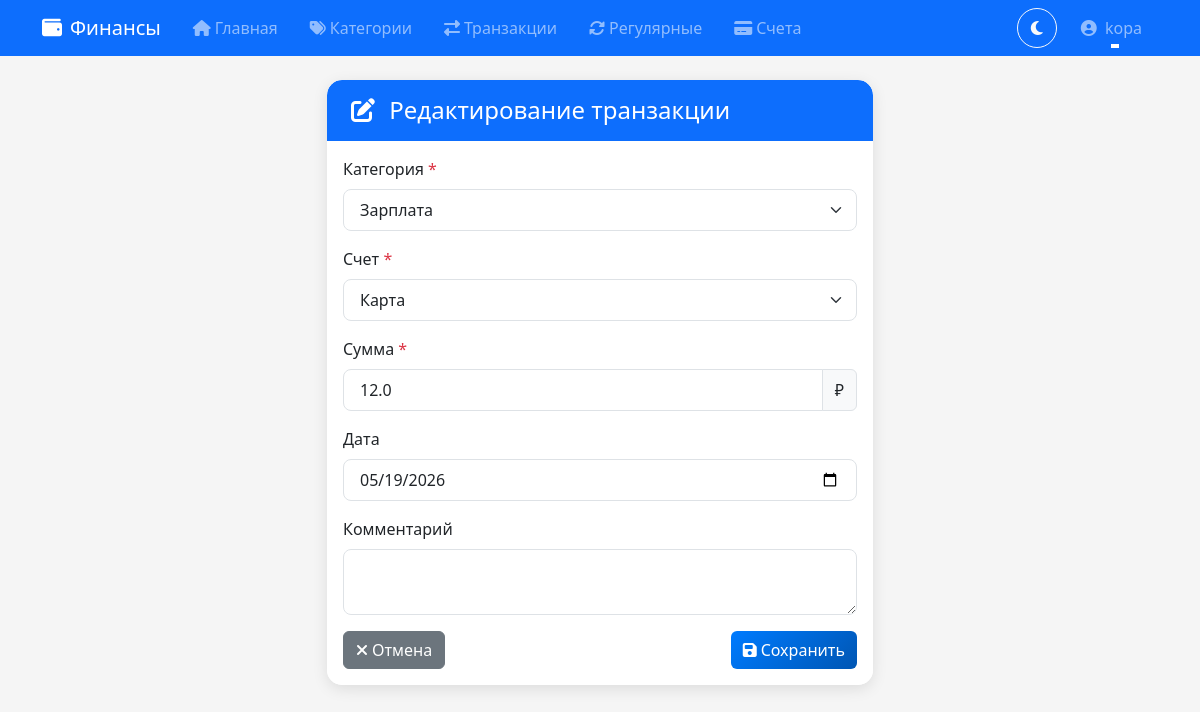
Page /transactions/1/edit (signed in) on the committed database.
### models.py (models this page shows, shortened)
class User(db.Model):
    __tablename__ = 'users'
    id = db.Column(db.Integer, primary_key=True)
    username = db.Column(db.String(80), unique=True, nullable=False)
    password_hash = db.Column(db.String(200), nullable=False)
    created_at = db.Column(db.DateTime, default=datetime.now)
    categories = db.relationship('Category', backref='user', lazy=True, cascade='all, delete-orphan')
    transactions = db.relationship('Transaction', backref='user', lazy=True)
    regular_transactions = db.relationship('RegularTransaction', backref='user', lazy=True)
    accounts = db.relationship('Account', backref='user', lazy=True, cascade='all, delete-orphan')

class Transaction(db.Model):
    __tablename__ = 'transactions'
    id = db.Column(db.Integer, primary_key=True)
    amount = db.Column(db.Float, nullable=False)
    date = db.Column(db.DateTime, nullable=False, default=datetime.now)
    comment = db.Column(db.String(200), nullable=True)
    type = db.Column(db.String(10), nullable=False)
    created_at = db.Column(db.DateTime, default=datetime.now)
    user_id = db.Column(db.Integer, db.ForeignKey('users.id'), nullable=False)
    category_id = db.Column(db.Integer, db.ForeignKey('categories.id'), nullable=False)
    account_id = db.Column(db.Integer, db.ForeignKey('accounts.id'), nullable=False)
    regular_transaction_id = db.Column(db.Integer, db.ForeignKey('regular_transactions.id'), nullable=True)
    is_regular = db.Column(db.Boolean, default=False)

class Category(db.Model):
    __tablename__ = 'categories'
    id = db.Column(db.Integer, primary_key=True)
    name = db.Column(db.String(100), nullable=False)
    type = db.Column(db.String(10), nullable=False)
    color = db.Column(db.String(7), default='#808080')
    order = db.Column(db.Integer, default=0)
    monthly_limit = db.Column(db.Float, nullable=True)
    created_at = db.Column(db.DateTime, default=datetime.now)
    user_id = db.Column(db.Integer, db.ForeignKey('users.id'), nullable=False)
    transactions = db.relationship('Transaction', backref='category', lazy=True, cascade='all, delete-orphan')
    regular_transactions = db.relationship('RegularTransaction', backref='category', lazy=True)

### app.py (the view, shortened to what this page needs)
@app.route('/transactions/<int:id>/edit', methods=['GET', 'POST'])
@login_required
def transaction_edit(id):
    user_id = session['user_id']
    transaction = TransactionService.get_transaction_by_id(id, user_id)
    if not transaction:
        flash('Транзакция не найдена', 'danger')
        return redirect(url_for('transactions_list'))
    categories = Category.query.filter_by(user_id=user_id).order_by(Category.type, Category.name).all()
    from models import Account
    accounts = Account.query.filter_by(user_id=user_id, is_active=True).all()
    return render_template(
        'transactions/edit.html',
        transaction=transaction,
        categories=categories,
        accounts=accounts  # ДОБАВЛЕНА ПЕРЕМЕННАЯ
    )

### app.py (called while the page is built)
def login_required(f):
    @wraps(f)
    def decorated_function(*args, **kwargs):
        if 'user_id' not in session:
            flash('Пожалуйста, авторизуйтесь для доступа к этой странице', 'warning')
            return redirect(url_for('login'))
        return f(*args, **kwargs)
    return decorated_function

@app.before_request
def load_logged_in_user():
    g.user = None
    if 'user_id' in session:
        g.user = User.query.get(session['user_id'])

### services/transaction_service.py (called while the page is built)
    @staticmethod
    def get_transaction_by_id(transaction_id: int, user_id: int) -> Optional[Transaction]:
        return Transaction.query.filter_by(id=transaction_id, user_id=user_id).first()

### templates/transactions/edit.html (shortened to what this page needs)
{% extends "base.html" %}
{% block content %}
<div class="row justify-content-center">
    <div class="col-md-6">
        <div class="card">
            <div class="card-header bg-primary text-white">
                <h4 class="mb-0">
                    <i class="fas fa-edit me-2"></i>
                    Редактирование транзакции
                </h4>
            </div>
            <div class="card-body">
                <form method="POST" action="{{ url_for('transaction_edit', id=transaction.id) }}">
                    <div class="mb-3">
                        <label for="category_id" class="form-label">Категория <span class="text-danger">*</span></label>
                        <select class="form-select" id="category_id" name="category_id" required>
                            <optgroup label="Доходы">
                                {% for cat in categories if cat.type == 'income' %}
                                <option value="{{ cat.id }}"
                                        {% if cat.id == transaction.category_id %}selected{% endif %}
                                        style="color: {{ cat.color }};">
                                    {{ cat.name }}
                                </option>
                                {% endfor %}
                            </optgroup>
                        </select>
                    </div>
                    <div class="mb-3">
                        <label for="account_id" class="form-label">Счет <span class="text-danger">*</span></label>
                        <select class="form-select" id="account_id" name="account_id" required>
                            {% for account in accounts %}
                            <option value="{{ account.id }}" {% if account.id == transaction.account_id %}selected{% endif %}>
                                <i class="fas {{ account.icon }}"></i> {{ account.name }}
                            </option>
                            {% endfor %}
                        </select>
                    </div>
                    <div class="mb-3">
                        <label for="amount" class="form-label">Сумма <span class="text-danger">*</span></label>
                        <div class="input-group">
                            <input type="number" class="form-control" id="amount" name="amount"
                                   step="0.01" min="0.01" value="{{ transaction.amount }}" required>
                            <span class="input-group-text">₽</span>
                        </div>
                    </div>
                    <div class="mb-3">
                        <label for="date" class="form-label">Дата</label>
                        <input type="date" class="form-control" id="date" name="date"
                               value="{{ transaction.date.strftime('%Y-%m-%d') }}">
                    </div>
                    <div class="mb-3">
                        <label for="comment" class="form-label">Комментарий</label>
                        <textarea class="form-control" id="comment" name="comment" rows="2">{{ transaction.comment or '' }}</textarea>
                    </div>
                    <div class="d-flex justify-content-between">
                        <a href="{{ url_for('transactions_list') }}" class="btn btn-secondary">
                            <i class="fas fa-times me-1"></i>Отмена
                        </a>
                        <button type="submit" class="btn btn-primary">
                            <i class="fas fa-save me-1"></i>Сохранить
                        </button>
                    </div>
                </form>
            </div>
        </div>
    </div>
</div>
{% endblock %}

### templates/base.html (shortened to what this page needs)
<!DOCTYPE html>
<html lang="ru">
<head>
    <link href="https://cdn.jsdelivr.net/npm/bootstrap@5.3.0/dist/css/bootstrap.min.css" rel="stylesheet">
    <link rel="stylesheet" href="https://cdnjs.cloudflare.com/ajax/libs/font-awesome/6.4.0/css/all.min.css">
    <link rel="stylesheet" href="{{ url_for('static', filename='css/style.css') }}">
    <link rel="stylesheet" href="{{ url_for('static', filename='css/themes.css') }}">
</head>
<body>
    <nav class="navbar navbar-expand-lg navbar-dark bg-primary">
        <div class="container">
            <a class="navbar-brand" href="{{ url_for('index') }}">
                <i class="fas fa-wallet me-2"></i>Финансы
            </a>
            <div class="collapse navbar-collapse" id="navbarNav">
                <ul class="navbar-nav me-auto">
                    <li class="nav-item">
                        <a class="nav-link" href="{{ url_for('index') }}">
                            <i class="fas fa-home me-1"></i>Главная
                        </a>
                    </li>
                    <li class="nav-item">
                        <a class="nav-link" href="{{ url_for('categories_list') }}">
                            <i class="fas fa-tags me-1"></i>Категории
                        </a>
                    </li>
                    <li class="nav-item">
                        <a class="nav-link" href="{{ url_for('transactions_list') }}">
                            <i class="fas fa-exchange-alt me-1"></i>Транзакции
                        </a>
                    </li>
                    <li class="nav-item">
                        <a class="nav-link" href="{{ url_for('regular_transactions_list') }}">
                            <i class="fas fa-sync-alt me-1"></i>Регулярные
                        </a>
                    </li>
                    <li class="nav-item">
                        <a class="nav-link" href="{{ url_for('accounts_list') }}">
                            <i class="fas fa-credit-card me-1"></i>Счета
                        </a>
                    </li>
                </ul>
                <ul class="navbar-nav">
                    <li class="nav-item me-2">
                        <button class="btn btn-outline-light" id="themeToggle" style="border-radius: 50%; width: 40px; height: 40px;" title="Переключить тему">
                            <i class="fas fa-moon" id="themeIcon"></i>
                        </button>
                    </li>
                    {% if session.user_id %}
                        <li class="nav-item dropdown">
                            <a class="nav-link dropdown-toggle" href="#" id="userDropdown" role="button" data-bs-toggle="dropdown" aria-expanded="false">
                                <i class="fas fa-user-circle me-1"></i>
                                {{ g.user.username if g.user else 'Пользователь' }}
                            </a>
                        </li>
                    {% endif %}
                </ul>
            </div>
        </div>
    </nav>
    <main class="container my-4">
        {% block content %}{% endblock %}
    </main>
</body>
</html>

### static/css/style.css (style rules this page uses)
* { transition: all 0.2s ease-in-out; }
.card { border-radius: 15px; box-shadow: 0 4px 15px rgba(0,0,0,0.1); border: none; margin-bottom: 20px; overflow: hidden; }
.card-header { border-radius: 15px 15px 0 0 !important; border-bottom: none; font-weight: 600; padding: 1rem 1.5rem; }
.btn-primary { background: linear-gradient(135deg, #007bff, #0056b3); border: none; }
.card { animation: fadeInUp 0.5s ease-out; }
.navbar-nav .nav-link { position: relative; padding: 0.5rem 1rem !important; }
.navbar-nav .nav-link::after { content: ''; position: absolute; bottom: 0; left: 50%; transform: translateX(-50%); width: 0; height: 2px; background-color: white; transition: width 0.3s; }
.form-select, .form-control { border-radius: 8px; border: 1px solid #dee2e6; padding: 0.5rem 1rem; }

### static/css/themes.css (style rules this page uses)
:root { --bg-primary: #f5f5f5; --bg-secondary: #ffffff; --bg-tertiary: #e9ecef; --text-primary: #212529; --text-secondary: #6c757d; --text-muted: #6c757d; --border-color: #dee2e6; --card-bg: #ffffff; --card-header-bg: #f8f9fa; --navbar-bg: #0d6efd; --navbar-text: #ffffff; --dropdown-bg: #ffffff; --dropdown-hover: #f8f9fa; --input-bg: #ffffff; --input-border: #dee2e6; --table-bg: #ffffff; --table-header-bg: #f8f9fa; --table-row-bg: #ffffff; --table-hover-bg: rgba(0,0,0,0.05); --list-item-hover: #f8f9fa; --alert-info-bg: #cff4fc; --alert-info-text: #055160; --alert-success-bg: #d1e7dd; --alert-success-text: #0f5132; --alert-danger-bg: #f8d7da; --alert-danger-text: #842029; --alert-warning-bg: #fff3cd; --alert-warning-text: #664d03; --progress-bg: #e9ecef; --modal-bg: #ffffff; --modal-header-bg: #f8f9fa; --period-picker-bg: #f8f9fa; }
body { background-color: var(--bg-primary); color: var(--text-primary); transition: background-color 0.3s ease, color 0.3s ease; }
.card { background-color: var(--card-bg); border-color: var(--border-color); }
.card-header { background-color: var(--card-header-bg); border-bottom-color: var(--border-color); color: var(--text-primary); }
.card-body { background-color: var(--card-bg); color: var(--text-primary); }
.form-control, .form-select { background-color: var(--input-bg); color: var(--text-primary); border-color: var(--input-border); }
.form-label { color: var(--text-primary); }
.navbar-dark { background-color: var(--navbar-bg) !important; }

### rows in the picture
User: user "kopa"
Transaction: category_id "Зарплата", account_id "Карта"
